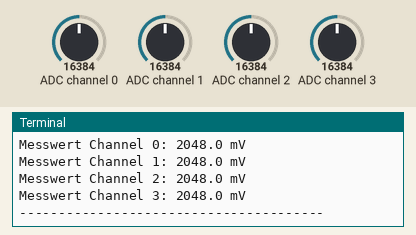
A program run on a simulated Raspberry Pi (BCM pin numbers). Shown: the last lines printed to the terminal. The test bench sets the inputs (shaded band); at power-on: ADC channel 0 = 16384, ADC channel 1 = 16384, ADC channel 2 = 16384, ADC channel 3 = 16384 (analog values on the 0–32767 scale).

Above: at 1.2 s.
1.3 s: ADC channel 0 set to 22936
2.8 s: ADC channel 1 set to 22936
4.3 s: ADC channel 2 set to 22936
At 4.8 s:
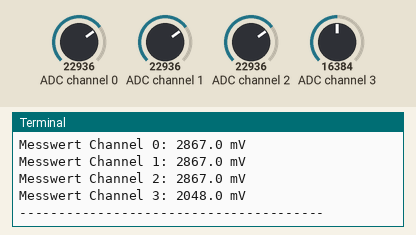
5.8 s: ADC channel 3 set to 22936
At 6.4 s:
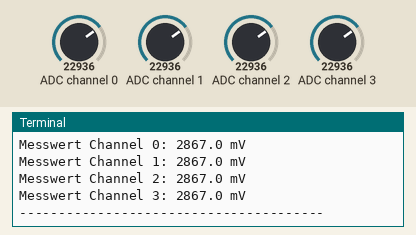
7.3 s: ADC channel 0 set to 31783
8.8 s: ADC channel 1 set to 31783
Timing chart, 0 to 11.3 s (numbered marks = the images above; inputs shaded):
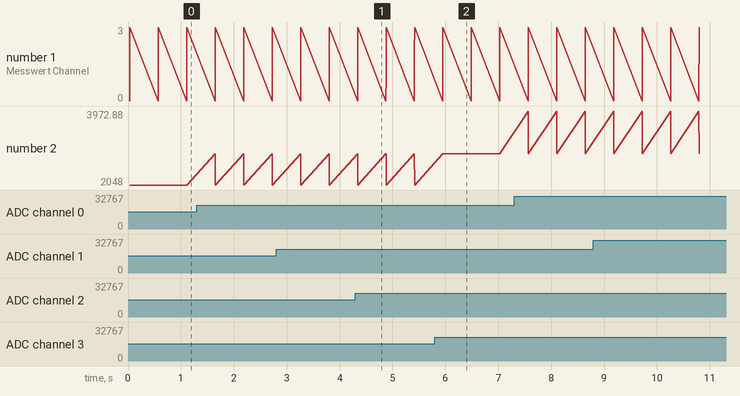

The program:

KY-053_RPi_AnalogDigitalConverter.py
```python
#
#!/usr/bin/python
# coding=utf-8

#############################################################################################################
### Copyright by Joy-IT
### Published under Creative Commons Attribution-NonCommercial-ShareAlike 3.0 Unported License
### Commercial use only after permission is requested and granted
###
### KY-053 Analog Digital Converter - Raspberry Pi Python Code Example
###
#############################################################################################################


# Dieser Code nutzt die ADS1115 und die I2C Python Library fuer den Raspberry Pi
# Diese ist unter folgendem Link unter der BSD Lizenz veroeffentlicht
# [https://github.com/adafruit/Adafruit-Raspberry-Pi-Python-Code]
from Adafruit_ADS1x15 import ADS1x15
from time import sleep

# Weitere benoetigte Module werden importiert und eingerichtet
import time, signal, sys, os
import RPi.GPIO as GPIO
GPIO.setmode(GPIO.BCM)
GPIO.setwarnings(False)

# Benutzte Variablen werden initialisiert
delayTime = 0.5 # in Sekunden

# Adresszuweisung ADS1x15 ADC

ADS1015 = 0x00  # 12-bit ADC
ADS1115 = 0x01  # 16-bit

# Verstaerkung (Gain) wird ausgewaehlt
gain = 4096  # +/- 4.096V
# gain = 2048  # +/- 2.048V
# gain = 1024  # +/- 1.024V
# gain = 512   # +/- 0.512V
# gain = 256   # +/- 0.256V

# Abtasterate des ADC (SampleRate) wird ausgewaehlt
# sps = 8    # 8 Samples pro Sekunde
# sps = 16   # 16 Samples pro Sekunde
# sps = 32   # 32 Samples pro Sekunde
sps = 64   # 64 Samples pro Sekunde
# sps = 128  # 128 Samples pro Sekunde
# sps = 250  # 250 Samples pro Sekunde
# sps = 475  # 475 Samples pro Sekunde
# sps = 860  # 860 Samples pro Sekunde

# ADC-Channel (1-4) wird ausgewaehlt
adc_channel_0 = 0    # Channel 0
adc_channel_1 = 1    # Channel 1
adc_channel_2 = 2    # Channel 2
adc_channel_3 = 3    # Channel 3

# Hier wird der ADC initialisiert - beim KY-053 verwendeten ADC handelt es sich um einen ADS1115 Chipsatz
adc = ADS1x15(ic=ADS1115)

Button_PIN = 24
GPIO.setup(Button_PIN, GPIO.IN, pull_up_down = GPIO.PUD_UP)

#############################################################################################################

# ########
# Hauptprogrammschleife
# ########
# Das Programm liest die aktuellen Werte der Eingang-Pins
# und gibt diese in der Konsole aus

try:
        while True:
                #Aktuelle Werte werden aufgenommen
                adc0 = adc.readADCSingleEnded(adc_channel_0, gain, sps)
                adc1 = adc.readADCSingleEnded(adc_channel_1, gain, sps)
                adc2 = adc.readADCSingleEnded(adc_channel_2, gain, sps)
                adc3 = adc.readADCSingleEnded(adc_channel_3, gain, sps)

                # Ausgabe auf die Konsole
                print "Messwert Channel 0:", adc0, "mV "
                print "Messwert Channel 1:", adc1, "mV "
                print "Messwert Channel 2:", adc2, "mV "
                print "Messwert Channel 3:", adc3, "mV "
                print "---------------------------------------"

                # Reset + Delay
                button_pressed = False
                time.sleep(delayTime)


except KeyboardInterrupt:
        GPIO.cleanup()
```

Measured:
- after the input at 4.3 s, the terminal: prints a new line at once (image 1)
- after the input at 5.8 s, the terminal: prints a new line after 0.15 s (image 2)
